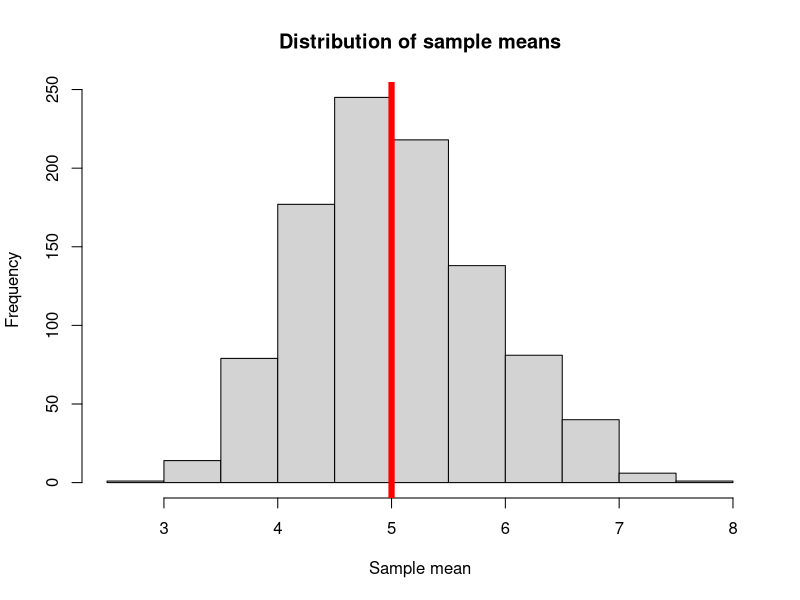
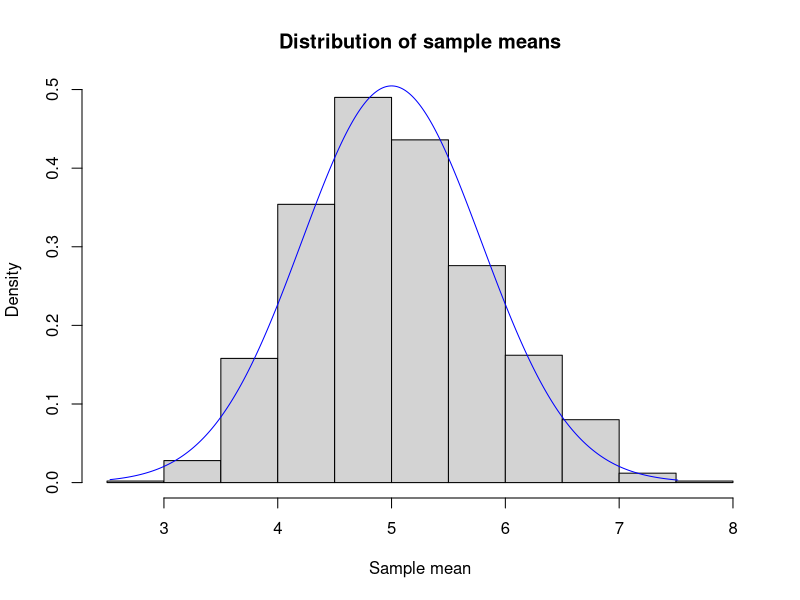

Write R code to recreate these figures, in order.
## ---- chunk 1
knitr::opts_chunk$set(echo = TRUE)
## ---- chunk 2
set.seed(123456)
mean_expos <- NULL
lambda <- 0.2
n <- 40

for(i in 1:1000) {
	mean_expos <- rbind(mean_expos, mean(rexp(n, lambda)))
}
## ---- chunk 3
1/lambda
## ---- chunk 4
mean(mean_expos)
## ---- chunk 5
hist(mean_expos, xlab = "Sample mean", main = "Distribution of sample means")
abline(v = 1/lambda, col = "red", lwd = 6)
## ---- chunk 6
var(mean_expos)
## ---- chunk 7
((1/lambda)^2)/(n)
## ---- chunk 8
hist(mean_expos, freq = F, xlab = "Sample mean", main = "Distribution of sample means")
x <- seq(min(mean_expos), max(mean_expos), length = 1000)
y <- dnorm(x, mean = 1/lambda, sd = (1/lambda)/sqrt(n))
lines(x,y, col = "blue")
